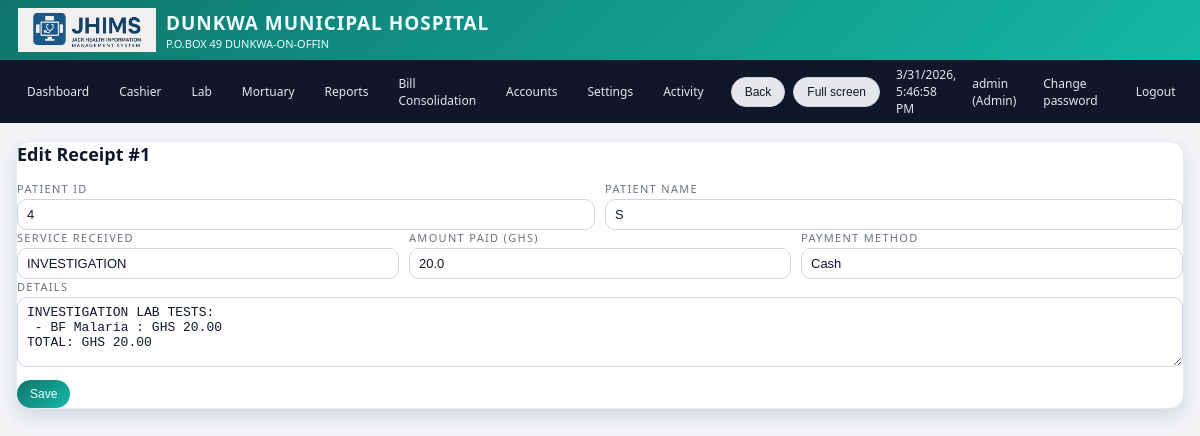
The page /cashier/edit/1 (signed in) on the database its author committed.
### tables this page shows
CREATE TABLE patient_records(id INTEGER PRIMARY KEY AUTOINCREMENT,date TEXT,receipt_number TEXT,patient_id TEXT,patient_name TEXT,service_received TEXT,amount_paid REAL,amount_in_words TEXT,cashier_name TEXT,payment_method TEXT,details TEXT);

### app.py (the view, shortened to what this page needs)
@app.route("/cashier/edit/<int:rec_id>", methods=["GET", "POST"])
@login_required(role="Admin")
def edit_receipt(rec_id):
    conn = get_db()
    c = conn.cursor()
    c.execute("SELECT * FROM patient_records WHERE id=?", (rec_id,))
    rec = c.fetchone()
    conn.close()
    if not rec:
        flash("Receipt not found.", "danger")
        return redirect(url_for("cashier"))
    return render_template("edit_receipt.html", rec=rec)

### app.py (called while the page is built)
def get_db():
    conn = sqlite3.connect(DB_PATH)
    conn.row_factory = sqlite3.Row
    return conn

def login_required(role=None):
    def deco(f):
        @wraps(f)
        def wrapper(*args, **kwargs):
            if "user" not in session:
                return redirect(url_for("login"))
            if role and session.get("role") not in (role, "Admin"):
                flash("Access denied for your role.", "danger")
                return redirect(url_for("dashboard"))
            return f(*args, **kwargs)
        return wrapper
    return deco

@app.before_request
def startup():
    init_db()

@app.context_processor
def inject_globals():
    conn = get_db()
    c = conn.cursor()
    c.execute("SELECT name, insured_price, non_insured_price FROM lab_test_prices ORDER BY name")
    tests = c.fetchall()
    c.execute("SELECT name FROM services ORDER BY name")
    services = [r["name"] for r in c.fetchall()]
    conn.close()
    return dict(
        APP_NAME=APP_NAME,
        HOSPITAL_NAME=HOSPITAL_NAME,
        HOSPITAL_ADDRESS=HOSPITAL_ADDRESS,
        HOSPITAL_PHONE=HOSPITAL_PHONE,
        POWERED_BY=POWERED_BY,
        LAB_TESTS=tests,
        SERVICES=services,
        now=datetime.now,
    )

### templates/edit_receipt.html
{% extends "base.html" %}
{% block content %}
<div class="card">
  <h2>Edit Receipt #{{ rec.id }}</h2>
  <form method="post">
    <div class="row">
      <div class="col"><label>Patient ID</label><input type="text" name="patient_id" value="{{ rec.patient_id }}"></div>
      <div class="col"><label>Patient Name</label><input type="text" name="patient_name" value="{{ rec.patient_name }}" required></div>
    </div>
    <div class="row">
      <div class="col">
        <label>Service Received</label>
        <input type="text" name="service_received" value="{{ rec.service_received }}" required>
      </div>
      <div class="col">
        <label>Amount Paid (GHS)</label>
        <input type="number" step="0.01" name="amount_paid" value="{{ rec.amount_paid or 0 }}">
      </div>
      <div class="col">
        <label>Payment Method</label>
        <input type="text" name="payment_method" value="{{ rec.payment_method }}">
      </div>
    </div>
    <div><label>Details</label><textarea name="details">{{ rec.details or '' }}</textarea></div>
    <button class="btn btn-primary" type="submit" style="margin-top:8px;">Save</button>
  </form>
</div>
{% endblock %}

### templates/base.html (style rules this page uses)
:root { --accent:#0f766e; --accent-strong:#0d9488; --accent-soft:#a7f3d0; --danger:#b91c1c; --border-soft:#e2e8f0; --bg-light:#f3f4f6; --bg-card:#ffffff; --text-main:#0f172a; --text-muted:#6b7280; }
* { box-sizing:border-box; }
body { margin:0; font-family:system-ui,-apple-system,BlinkMacSystemFont,"Segoe UI",sans-serif; }
body.theme-light { background:var(--bg-light); color:var(--text-main); }
body.theme-light .card { background:var(--bg-card); border-radius:14px; border:1px solid var(--border-soft); box-shadow:0 8px 18px rgba(148,163,184,.35); }
.card h2 { margin-top:0; font-size:18px; }
input[type=text], input[type=password], input[type=number], input[type=date], select, textarea { width:100%; padding:7px 9px; border-radius:10px; border:1px solid #cbd5e1; font-size:13px; background:#ffffff; color:#0f172a; outline:none; transition:.15s border-color,.15s box-shadow,.15s background; }
textarea { min-height:70px;resize:vertical; }
input::placeholder,textarea::placeholder { color:#9ca3af; }
label { display:block; font-size:11px; margin-bottom:3px; color:#6b7280; text-transform:uppercase; letter-spacing:.12em; }
.row { display:flex;gap:10px;flex-wrap:wrap; }
.col { flex:1;min-width:180px; }
.btn { display:inline-flex; align-items:center; justify-content:center; gap:5px; padding:7px 13px; border-radius:999px; border:none; font-size:12px; font-weight:500; cursor:pointer; white-space:nowrap; transition:.16s transform,.16s box-shadow,.16s background; }
.btn-primary { background:linear-gradient(135deg,#0f766e,#14b8a6); color:#ecfeff; }

### rows shown on the page
patient_records: id "1", patient_id "4", patient_name "S", service_received "INVESTIGATION", amount_paid "20.0", payment_method "Cash", details "INVESTIGATION LAB TESTS: - BF Malaria : GHS 20.00 TOTAL: GHS 20.00"

### other values the page prints
{{ HOSPITAL_NAME }} "DUNKWA MUNICIPAL HOSPITAL"
{{ HOSPITAL_ADDRESS }} "P.O.BOX 49 DUNKWA-ON-OFFIN"
{{ session.get('user') }} "admin"
{{ session.get('role') }} "Admin"
